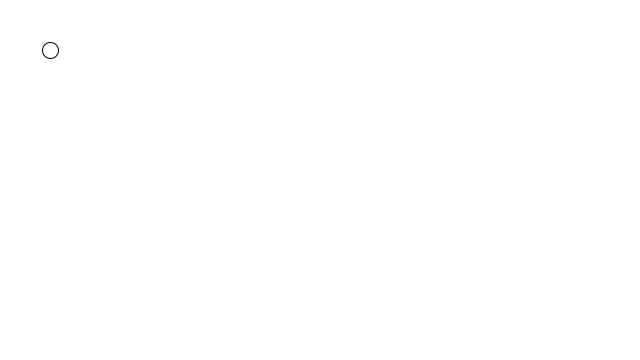
Frame 1 (no input)
Frame 60 (the mouse pressed at the canvas centre just before this capture): blank canvas, image omitted
Frame 120 (the mouse held since frame 60 and released just before this capture): blank canvas, image omitted

The Processing sketch that drew this single still picture (run headless with seeded random() and noise(); from frame 60 on, the mouse is pressed at the canvas centre):

// Processing sketch: Day_10_Vector_Circle_Class
// ── Day_10_Vector_Circle_Class.pde
ball circle = new ball(width/2,height/2);

void setup()
{
  size(640,360);
  background(255);
  
  circle.velocity = new PVector(1,3.3);
  
}
 
void draw()
{
  background(255);
 circle.display();
circle.update();
circle.check();

 
  
}

// ── Cirlce_Class.pde
class ball
{
  PVector location = new PVector (0,0); //when making classes, keep initial values at 0
  PVector velocity = new PVector (0,0);
  
ball(float x, float y)
{
  this.location.x = x;
  this.location.y =y;
}

void update()
{
  this.location.add(this.velocity);
}

void display()
{
  ellipse(location.x,location.y,16,16);
}

void check()
{
if ((this.location.x > width) || (this.location.x < 0)) 
{
    this.velocity.x = this.velocity.x* -1;
  }
  if ((this.location.y > height) || (this.location.y < 0)) 
  {
    this.velocity.y = this.velocity.y * -1;
  }
}
}
